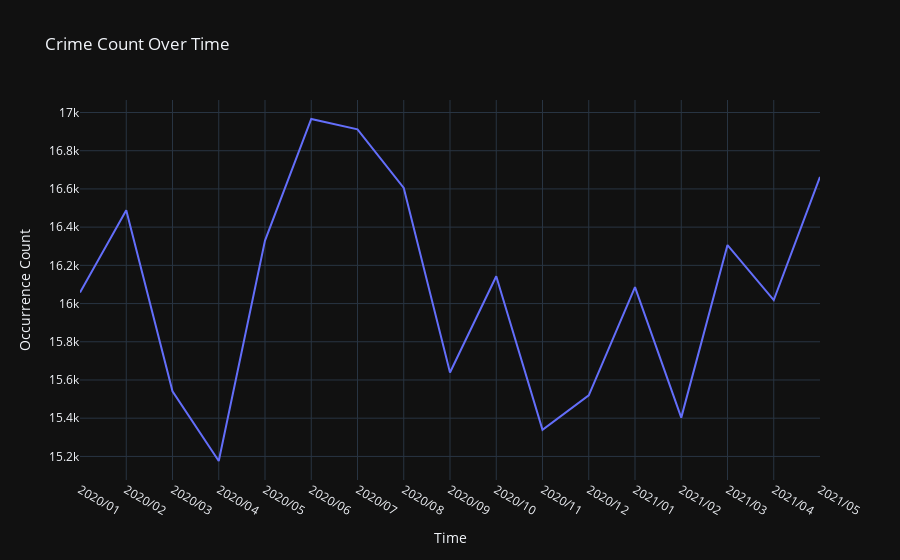

The code cell stored with this chart in its notebook:
### Code cell
fig=px.line(desc_count,x='Time',y='Occurrence Count',title='Crime Count Over Time')
fig.show()

### Figure 1 — Plotly figure (JSON) as saved in the notebook; plotly's stock layout.template omitted (floating-point values rounded to 4 significant figures)
{"data": [{"hovertemplate": "Time=%{x}<br>Occurrence Count=%{y}<extra></extra>", "legendgroup": "", "line": {"color": "#636efa", "dash": "solid"}, "marker": {"symbol": "circle"}, "mode": "lines", "name": "", "orientation": "v", "showlegend": false, "x": ["2020/01", "2020/02", "2020/03", "2020/04", "2020/05", "2020/06", "2020/07", "2020/08", "2020/09", "2020/10", "2020/11", "2020/12", "2021/01", "2021/02", "2021/03", "2021/04", "2021/05"], "xaxis": "x", "y": [16058, 16488, 15541, 15176, 16330, 16966, 16912, 16605, 15639, 16143, 15339, 15520, 16086, 15403, 16306, 16018, 16663], "yaxis": "y", "type": "scatter"}], "layout": {"xaxis": {"anchor": "y", "domain": [0.0, 1.0], "title": {"text": "Time"}}, "yaxis": {"anchor": "x", "domain": [0.0, 1.0], "title": {"text": "Occurrence Count"}}, "legend": {"tracegroupgap": 0}, "title": {"text": "Crime Count Over Time"}}}
